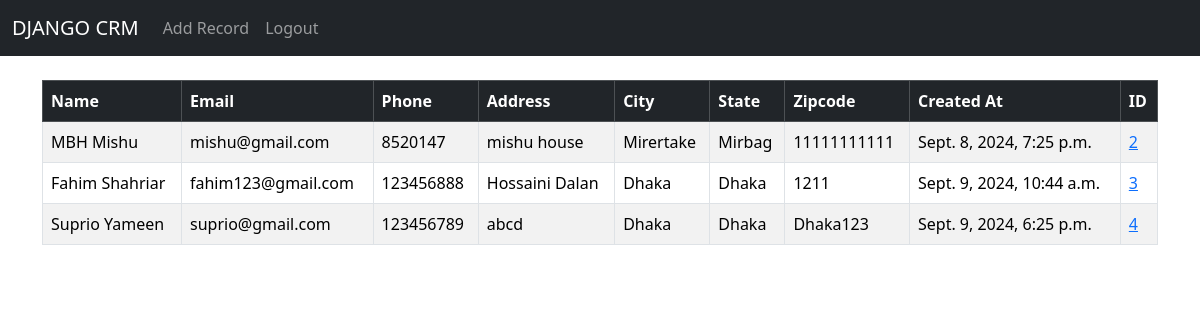
The app's page / (signed in) with its own data.
### website/models.py (models this page shows, shortened)
class Record(models.Model):
    create_at = models.DateTimeField(auto_now_add=True)
    first_name = models.CharField(max_length=50)
    last_name = models.CharField(max_length=50)
    email = models.EmailField(max_length=100)
    phone = models.CharField(max_length=15)
    address = models.CharField(null=True,blank=True,max_length=100)
    city = models.CharField(max_length=50)
    state = models.CharField(max_length=50)
    zipcode = models.CharField(max_length=20)

### website/views.py (the view)
# urls.py: 2. Add a URL to urlpatterns:  path('', views.home, name='home')
def home(request):
    records = Record.objects.all()
    if request.method == 'POST':
        username = request.POST['username']
        password = request.POST['password']
        user = authenticate(request, username=username, password=password) #authenticate function is check user credentials
        if user is not None: #This line checks if the user object is not None, meaning the authentication was successful.
            login(request, user) #why did we used here login method
            messages.success(request, "You Have Been Logged In!")
            return redirect ('home')
        else:
            messages.success(request, "There Was An Error Logging In, Please Try Again...")
            return redirect ('home')
    else:
        return render (request, 'home.html', {'records' : records})

### templates/home.html (shortened to what this page needs)
{% extends "base.html" %} {% block content %} {% if user.is_authenticated %}
<table class="table table-striped table-hover table-bordered">
  <thead class="table-dark">
    <tr>
      <th scope="col">Name</th>
      <th scope="col">Email</th>
      <th scope="col">Phone</th>
      <th scope="col">Address</th>
      <th scope="col">City</th>
      <th scope="col">State</th>
      <th scope="col">Zipcode</th>
      <th scope="col">Created At</th>
      <th scope="col">ID</th>
    </tr>
  </thead>
  <tbody>
    {% if records %} {% for record in records %}
    <tr>
      <td>{{record.first_name}} {{record.last_name}}</td>
      <td>{{record.email}}</td>
      <td>{{record.phone}}</td>
      <td>{{record.address}}</td>
      <td>{{record.city}}</td>
      <td>{{record.state}}</td>
      <td>{{record.zipcode}}</td>
      <td>{{record.create_at}}</td>
      <td><a href="{% url 'record' record.id%}"> {{record.id}}</td>
    </tr>
    {% endfor %} {% endif %}
  </tbody>
</table>
{% endif %} {% endblock %}

### records on screen
Record: first_name "MBH", last_name "Mishu", email "mishu@gmail.com", phone "8520147", address "mishu house", city "Mirertake", state "Mirbag", zipcode "11111111111", create_at "Sept. 8, 2024, 7:25 p.m.", id "2"
Record: first_name "Fahim", last_name "Shahriar", email "fahim123@gmail.com", phone "123456888", address "Hossaini Dalan", city "Dhaka", state "Dhaka", zipcode "1211", create_at "Sept. 9, 2024, 10:44 a.m.", id "3"
Record: first_name "Suprio", last_name "Yameen", email "suprio@gmail.com", phone "123456789", address "abcd", city "Dhaka", state "Dhaka", zipcode "Dhaka123", create_at "Sept. 9, 2024, 6:25 p.m.", id "4"
